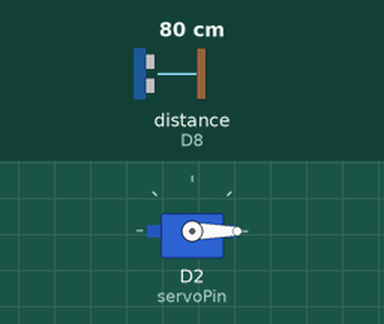
The sketch below on a simulated ESP8266 (NodeMCU). Shown: servo. Wiring (inferred from the names in the program): ultrasonic range finder: trigger GPIO 3; echo D8. The inputs (shaded band) are chosen by the test bench; at power-on: distance to the obstacle (sensor on D8) 80 cm. The echo pulse lasts 58.3 µs per cm.

Above: at 1.2 s.
1.3 s: distance to the obstacle (sensor on D8) set to 22 cm
2.8 s: distance to the obstacle (sensor on D8) set to 19 cm
At 3.6 s:
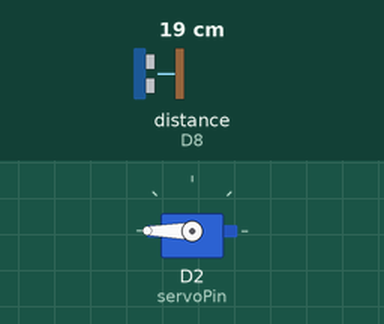
4.3 s: distance to the obstacle (sensor on D8) set to 35 cm
At 4.8 s:
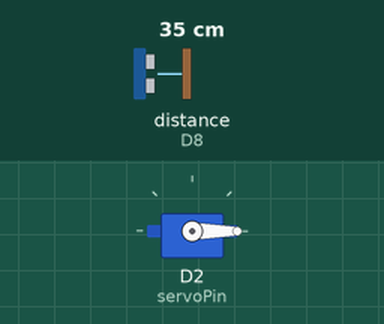
5.8 s: distance to the obstacle (sensor on D8) set to 2 cm
At 7.1 s:
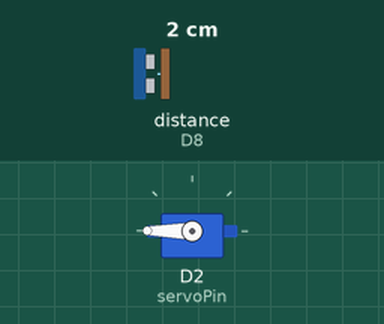
Timing chart, 0 to 8.3 s (numbered marks = the images above; inputs shaded):
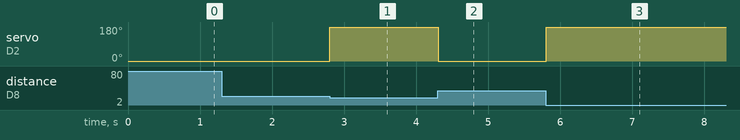

The sketch:

ultrasonic_servo_motor.ino
```cpp
/******************************************************************************************
 * FileName     : ultrasonic_servo_motor
 * Description  : 초음파센서의 거리에 따라 서버모터를 제어 해보기
 * Author       : 이인정
 * Created Date : 2021.06.17
 * Reference    :
 * Modified     : 2021.06.17 : LIJ : 헤더 수정
 * Modified     : 2021.12.16 : LEH : 소스 크린징
******************************************************************************************/

#include <Servo.h>
int TRIG = D9;                          // TRIG 핀 설정 (초음파 보내는 핀)
int ECHO = D8;                          // ECHO 핀 설정 (초음파 받는 핀)
static const int servoPin = D2;         // 서보모터 핀 설정

Servo servo;                            // 서보모터 선언


void setup() {
  Serial.begin(115200);                 // 통신속도
  servo.attach(servoPin);               // 서보모터 핀 설정
  pinMode(TRIG, OUTPUT);                // 핀 모드 설정
  pinMode(ECHO, INPUT);                 // 핀 모드 설정
}


void loop(){
  long duration, distance;
  digitalWrite(TRIG, LOW);
  delayMicroseconds(2);
  digitalWrite(TRIG, HIGH);
  delayMicroseconds(10);
  digitalWrite(TRIG, LOW);

  duration = pulseIn (ECHO, HIGH);    // 물체에 반사되어돌아온 초음파의 시간을 저장

  distance = duration * 17 / 1000;    // 물체와의 거리 계산식

  if(distance < 20)                   // 물체와 거리가 20cm 미만이면 서보모터를 180도로 설정
  {
    servo.write(180);
  }

  if(distance >=20){                  // 물체와 거리가 20cm 이상이면 서보모터를 0도로 설정
    servo.write(0);
  }
}

//=========================================================================================
//
// (주)한국공학기술연구원 http://et.ketri.re.kr
//
//=========================================================================================
```

Measured:
- the behaviour switches between 21 and 20 cm on distance to the obstacle (sensor on D8) (found by bisection; images 0 and 1)
- after the input at 1.3 s, every drawn part: stays the same
- after the input at 2.8 s, servo on D2 (servoPin): 0° → 180° at once
- after the input at 4.3 s, servo on D2 (servoPin): 180° → 0° at once
- after the input at 5.8 s, servo on D2 (servoPin): 0° → 180° at once
